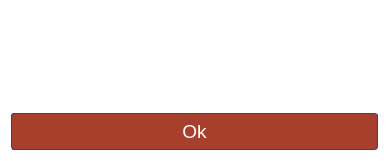
<?xml version="1.0" encoding="UTF-8"?>
<ui version="4.0">
 <class>labl_message</class>
 <widget class="QDialog" name="labl_message">
  <property name="geometry">
   <rect>
    <x>0</x>
    <y>0</y>
    <width>389</width>
    <height>161</height>
   </rect>
  </property>
  <property name="windowTitle">
   <string>Dialog</string>
  </property>
  <property name="styleSheet">
   <string notr="true">
background-color: rgb(255, 255, 255);</string>
  </property>
  <layout class="QGridLayout" name="gridLayout">
   <item row="0" column="0">
    <layout class="QVBoxLayout" name="verticalLayout">
     <item>
      <widget class="QLabel" name="label">
       <property name="styleSheet">
        <string notr="true">font: 75 11pt &quot;MS Shell Dlg 2&quot;;
color: rgb(0, 0, 255);</string>
       </property>
       <property name="text">
        <string/>
       </property>
      </widget>
     </item>
     <item>
      <widget class="QPushButton" name="pushButton">
       <property name="styleSheet">
        <string notr="true"> QPushButton {
background:-webkit-gradient(linear, left top, left bottom, color-stop(0.05, color: rgb(0, 170, 0);), color-stop(1, #1a5c66));
	background:-moz-linear-gradient(top, #599bb3 5%, #1a5c66 100%);
	background:-webkit-linear-gradient(top, #599bb3 5%, #1a5c66 100%);
	background:-o-linear-gradient(top, #599bb3 5%, #1a5c66 100%);
	background:-ms-linear-gradient(top, #599bb3 5%, #1a5c66 100%);
	background:linear-gradient(to bottom, #599bb3 5%, #1a5c66 100%);
	background-color:#a73f2d;
	
	border-radius:3px;
	border:1px solid #5c298f;
	color:#ffffff;
	font-family:arial;
	font-size:19px;
	padding:6px 24px;
	text-decoration:none;
	
}
QPushButton:hover {
	background:-webkit-gradient(linear, left top, left bottom, color-stop(0.05, #1a5c66), color-stop(1, #599bb3));
	background:-moz-linear-gradient(top, #1a5c66 5%, #599bb3 100%);
	background:-webkit-linear-gradient(top, #1a5c66 5%, #599bb3 100%);
	background:-o-linear-gradient(top, #1a5c66 5%, #599bb3 100%);
	background:-ms-linear-gradient(top, #1a5c66 5%, #599bb3 100%);
	background:linear-gradient(to bottom, #1a5c66 5%, #599bb3 100%);
	background-color:#1a5c66;
}
QPushButton:active {
	position:relative;
	top:1px;
}
</string>
       </property>
       <property name="text">
        <string>Ok</string>
       </property>
      </widget>
     </item>
    </layout>
   </item>
  </layout>
 </widget>
 <resources/>
 <connections>
  <connection>
   <sender>pushButton</sender>
   <signal>clicked()</signal>
   <receiver>labl_message</receiver>
   <slot>close()</slot>
   <hints>
    <hint type="sourcelabel">
     <x>273</x>
     <y>281</y>
    </hint>
    <hint type="destinationlabel">
     <x>342</x>
     <y>301</y>
    </hint>
   </hints>
  </connection>
 </connections>
</ui>
